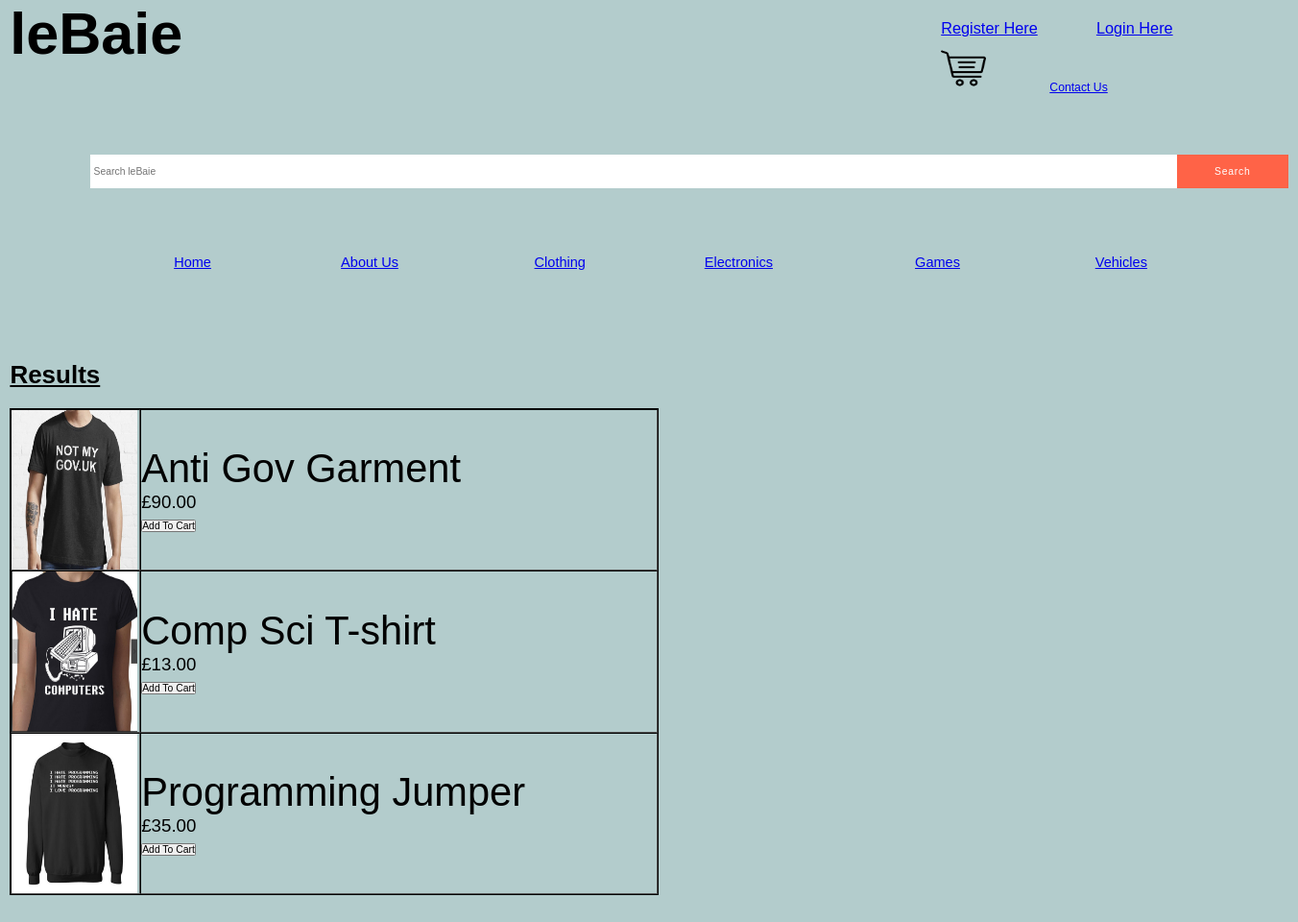
The app's page /clothingPageUnlogged.php with its own data.
### tables this page shows
CREATE TABLE `products` (
  `productName` varchar(30) NOT NULL,
  `productCategory` varchar(20) NOT NULL,
  `condition` varchar(20) NOT NULL,
  `price` float(4,2) NOT NULL,
  `description` varchar(250) NOT NULL,
  `image` longblob NOT NULL
);

### clothingPageUnlogged.php (the view, shortened to what this page needs)
<!DOCTYPE html>
<html>
<head>
    <link rel="stylesheet" type="text/css" href="css/style.css">
</head>
<body>
<header>
<h1>leBaie</h1>
<li><a id="regPageID" href="registrationPage.html">Register Here</a></li>
<li><a id="loginPageID" href="loginPage.html">Login Here</a></li>
<li><a id="basketImage" href="basketGuest.php">  <img id="basketImageUnlogged" src="Media/cart.png"> </a></li><br><br><br><br><br><br>
<li><a id="contactUsID" href="contactUsGuest.html">Contact Us</a></li> <br><br><br>
</header>
<div class="container">
<form id="searchButton" method="GET" action="resultsUnlogged.php">
<input type="text" placeholder="Search leBaie" name="search">
<button type="submit">Search</button>
</form>
</div>
	<nav>
		<ul>
			<li><a id="homePageID" href="home.php">Home</a></li>
			<li><a href="UnloggedAboutUs.html">About Us</a></li>
			<li><a href="clothingPageUnlogged.php">Clothing</a></li>
			<li><a href="electronicsPageUnlogged.php">Electronics</a></li>
			<li><a href="gamesPageUnlogged.php">Games</a></li>
				<li><a href="vehiclesPageUnlogged.php">Vehicles</a></li>
		</ul>
	</nav>
    <main>
        <section>
    <h2 id="resultsH2">Results</h2>
    <br><br><br>
            <div class="resultsDiv">
<?php
                $servername="localhost";
                $username="root";
                $password="";
                $dbname="leBaieBase";
                        $conn = mysqli_connect($servername, $username, $password, $dbname);
                        $sql = "SELECT `productName`,`productCategory`, `price`, `image` FROM `products`  WHERE `productCategory`='Clothing'";
                        $result = mysqli_query($conn, $sql);
                        if (mysqli_num_rows($result) > 0) {
                            echo "<table border='1'>";
                            while($row = mysqli_fetch_assoc($result)) {
                                $image= $row["image"];
                                echo "<tr>
                                <td>". '<img src="media/'.$image.'" class="resultsImage">'. "</td>
                                <td class='resultsName'>". $row['productName']. '<br> <div class="resP">£' .$row['price']."<br>
                                <form id='searchButtonRes' method='GET' action='basketProcessGuest.php'>
                                <button type = 'submit' name = 'cartBtn' Value = ".$row["productName"]. " 'class= 'resultsPageAdd'>Add To Cart</button> </td></div>
                                </form>
        </tr>";}
    echo "</table>";}
    else {
        echo "There were no results matching your search, sorry!";
  }
?>
        </section>
    </main>
</body>
</html>

### css/style.css (style rules this page uses)
* { margin:0;padding:0 }
body { margin:auto }
h1 { display:inline; float:left; margin-right:775pt; margin-left:10pt; font-size:60pt }
#contactUsID { display:block; margin-left:60pt; }
header { list-style-type:none }
#regPageID, #loginPageID { float:left;text-align:center; font-size:16pt; margin-top:20pt }
#regPageID,#loginPageID { margin-right:60pt }
header, body { background:#b3cccc;font-family:Verdana, sans-serif }
body { width:1300 }
nav { margin-left:30pt }
nav { margin-top:15px; margin-bottom:120px; }
nav { height:30px }
nav { font-family: Verdana, sans-serif; font-size: 14pt; }
nav ul { list-style-type:none }
nav ul li { float:left;width:250px;text-align:right }
nav ul li a { display:block;padding:8px }
nav, main, header { clear:both }
.container { margin-left:90pt; margin-bottom:60pt; margin-top:20pt; }
#searchButton { display:flex; width:1600px; height:45px; }
#searchButton input { flex:1; border:none; outline:none; padding:5px; }
#searchButton button { background:tomato; padding:10px 50px; border:none; outline:none; color: #fff; cursor:pointer; letter-spacing:1px; }
h2 { float:left; display:inline; margin-left:10pt }
@media (max-width:1500px) { body { zoom:78%; } }
@media (max-width:1500px) { header { zoom:98%; } }
#profileImage, #basketImage, #listProduct, #basketImageUnlogged { width:46pt; height:40pt; float:left; margin-right: 65pt; }
#basketImage { margin-top: 11pt; }
table { margin-top: 10px; margin-left:10pt; border-collapse: separate; border-spacing: 1px; width:50%; border: 1px solid black; }
tr { font-family: Arial, Helvetica, sans-serif; font-size: 15pt; }
td { font-family: Arial, Helvetica, sans-serif; font-size: 12pt; margin-top: 10pt; width: 20%; height: 160pt; padding-right: 2pt; }
.resultsName { font-size: 40pt; width: 90%; }
.resultsImage { width:100%; height:100%; display: block; }
.resP { font-size: 18pt; }
#resultsH2 { font-size:25pt; margin-bottom: 15pt; display: block; text-decoration: underline; }

### records on screen
products: image (picture), productName "Anti Gov Garment", price "90.00"
products: image (picture), productName "Comp Sci T-shirt", price "13.00"
products: image (picture), productName "Programming Jumper", price "35.00"
